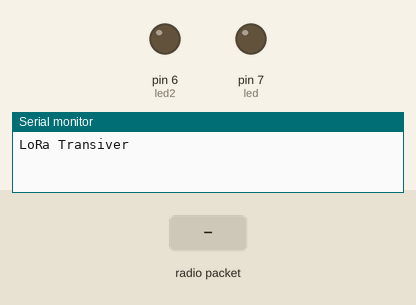
A sketch run on a simulated Arduino Uno, built with avr-gcc and run on an emulated ATmega328P. Parts: output pins drawn as LEDs (lit = HIGH), the last lines printed to the serial monitor. Dashed ring = blinking. Inputs (shaded band) come from the test bench. No radio packets arrive unless stated.

Above: at 1.2 s.
1.3 s: radio packet "1" arrives
At 1.49 s:
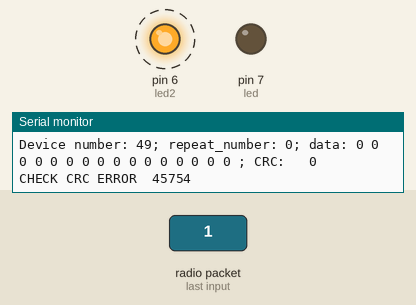
Timing chart, 0 to 4.3 s (numbered marks = the images above; inputs shaded):
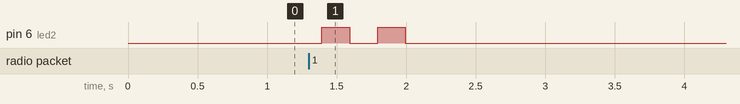

The sketch:

middle3.ino
```cpp
#include <SPI.h>
#include <LoRa.h>
using namespace std;

#define DeviceNumber 13

// Functions prototypes
uint16_t Calculate_CRC(void *pointer);
void PrintData(struct buf *send_buf_p);
uint16_t Check_CRC(void *pointer);
int IsPacketSentByDevice(struct buf *buf_p);

//Variables to use LEDs
const int button = 5; //Just a pin number
const int led2 = 6; //This one is built in
const int led = 7;
const uint32_t interval = 1000; //This variable defines how many ms LED's are turn on after receiving last signal
uint32_t previousMillis = 0, previousMillis2 = 0;
int led_status = 0, led2_status = 0;

// Protocol definition
struct buf {
  uint8_t device_number;
  uint8_t repeat_number;
  uint8_t data[16];
  uint16_t CRC;
} send_buf, receive_buf; //send_buf is the data waiting to be sent by the device. receive_buf is going to store received data. It should make the code faster and easier to use.
void *receive_buf_p, *receive_buf_p_0; //wskazniki na bufory
buf *send_buf_p; //skaznik na send bufor
int packetSize, i;

int buttonFlag = 0;

void setup()
{
  //Initialization of pins
  pinMode(button, INPUT);
  pinMode(led, OUTPUT);
  digitalWrite(led, LOW);
  pinMode(led2, OUTPUT);
  digitalWrite(led2, LOW);
  Serial.begin(9600);
  Serial.println("LoRa Transiver");
  if (!LoRa.begin(8681E5))   //Initialize communication at a given frequency (868.1MHz at this case) and checks is there was any problem with it.
  {
    Serial.println("Starting LoRa failed!");
    while (1)
    {
      //If the communication initialization fails, LEDs will start blinking
      digitalWrite(led, HIGH);
      digitalWrite(led2, HIGH);
      delay(500);
      digitalWrite(led, LOW);
      digitalWrite(led2, LOW);
      delay(500);
    }
  }

  // Writing data to protocol that is going to be send
  send_buf_p = &send_buf;
  send_buf_p->device_number = DeviceNumber;
  send_buf_p->repeat_number = 0;
  for (i = 0; i < 16; i++)
  {
    send_buf_p->data[i] = i;
  }
  send_buf_p->CRC = Calculate_CRC(send_buf_p);

  // Void pointers which are use to efficiently read data
  receive_buf_p = &receive_buf;
  receive_buf_p_0 = receive_buf_p;
}

void loop()
{
  //Receiving package
  packetSize = LoRa.parsePacket(); //Returns expected number of bytes to be received
  if (packetSize)
  {
    while (LoRa.available()) //Returns numbers of bytes to be read
    {
      *(uint8_t *)receive_buf_p = LoRa.read(); //this reads 1 byte at a time
      (uint32_t *)receive_buf_p++;
    }
    receive_buf_p = receive_buf_p_0; //ustawiamy receive_buf_p z powrotem na pierwszy przeczytany bajt

    if(IsPacketSentByDevice((buf*)receive_buf_p) == 0){
      Serial.println("Received_buf: ");
      PrintData((buf *)receive_buf_p_0);

      if(Check_CRC(receive_buf_p)!=0) //Checks is the CRC in readed data is correct
      {
        Serial.print("CHECK CRC ERROR  ");
        Serial.println(Check_CRC(receive_buf_p));
        digitalWrite(led2, HIGH);
        delay(200);
        digitalWrite(led2, LOW);
        delay(200);
        digitalWrite(led2, HIGH);
        delay(200);
        digitalWrite(led2, LOW);
        led2_status = 1;
        previousMillis2 = millis();
      }
      else //If the CRC is correct
      {
        //Turn on the LED if the last data byte != 0
        if (receive_buf.data[15] != 0)
        {
          digitalWrite(led, HIGH);
          delay(500);
          digitalWrite(led2, LOW);
          led_status = 1;
          previousMillis = millis();
        }

        for(int i=15;i>receive_buf.repeat_number; i--)
        {
          receive_buf.data[i] = receive_buf.data[i-1];
        }
        //Then it changes few detailes
        receive_buf.device_number = DeviceNumber;
        receive_buf.data[receive_buf.repeat_number] = DeviceNumber;
        receive_buf.repeat_number++;
        receive_buf.CRC = Calculate_CRC(receive_buf_p); //And calculate new CRC

        //Now it's resends modified data
        LoRa.beginPacket();
        LoRa.write((const uint8_t*)receive_buf_p_0, 20);
        LoRa.endPacket();

        //And tee0)ls user how it looks
        Serial.println("Resent buf: ");
        PrintData((buf *)receive_buf_p_0);
      }
    }
    else{
      Serial.print("Package returned; It has been on following devices: ");
      for(i=receive_buf.repeat_number-1; i>=0; i--)
      {
        Serial.print(receive_buf.data[i]);
        Serial.print(" -> ");
      }
      Serial.println();
    }
  }

  //Turning off the LEDs
  /*if (led_status == 1)
  {
    if (millis() - previousMillis >= interval)
    {
      digitalWrite(led, LOW);
      led_status = 0;
    }
  }
  if (led2_status == 1)
  {
    if (millis() - previousMillis2 >= interval)
    {
      digitalWrite(led2, LOW);
      led2_status = 0;
    }
  }*/
}

//Calculates simple CRC-16-CCITT
uint16_t Calculate_CRC(void *pointer)
{
  uint8_t x;
  uint16_t crc = 0xFFFF;
  int length1 = 18;
  while (length1--){
    x = crc >> 8 ^ *(uint8_t *)pointer++;
    x ^= x>>4;
    crc = (crc << 8) ^ ((uint16_t)(x << 12)) ^ ((uint16_t)(x <<5)) ^ ((uint16_t)x);
  }
  return crc;
}

//Returns diffrence beetween readed CRC and calculated CRC
uint16_t Check_CRC(void *pointer)
{
  return (Calculate_CRC(pointer) - *(uint16_t *)(pointer+18));
}

//Returns 1 if the data hasn't been on the device

//As you can see, this function prints protocol
void PrintData(struct buf *send_buf_p)
{
  Serial.print("Device number: ");
  Serial.print(send_buf_p->device_number);
  Serial.print("; repeat_number: ");
  Serial.print(send_buf_p->repeat_number);
  Serial.print("; data: ");
  for (i = 0; i < 16; i++)
  {
    Serial.print(send_buf_p->data[i]);
    Serial.print(" ");
  }
  Serial.print("; CRC:   ");
  Serial.println(send_buf_p->CRC);

}

int IsPacketSentByDevice(struct buf *buf_p){
  for (i = 0; i < send_buf_p->repeat_number; i++)
  {
    if(send_buf_p->data[i] == DeviceNumber){
      Serial.print("IsPacketSentByDevice returs 1");
      return 1;
    }
  }

  Serial.print("IsPacketSentByDevice returs 0");
  return 0;
}
```

Measured:
- after the input at 1.3 s, pin 6 (led2): alternates HIGH for 0.20 s and LOW for 0.20 s, 4 changes in all, then stays LOW, starting after 0.09 s
